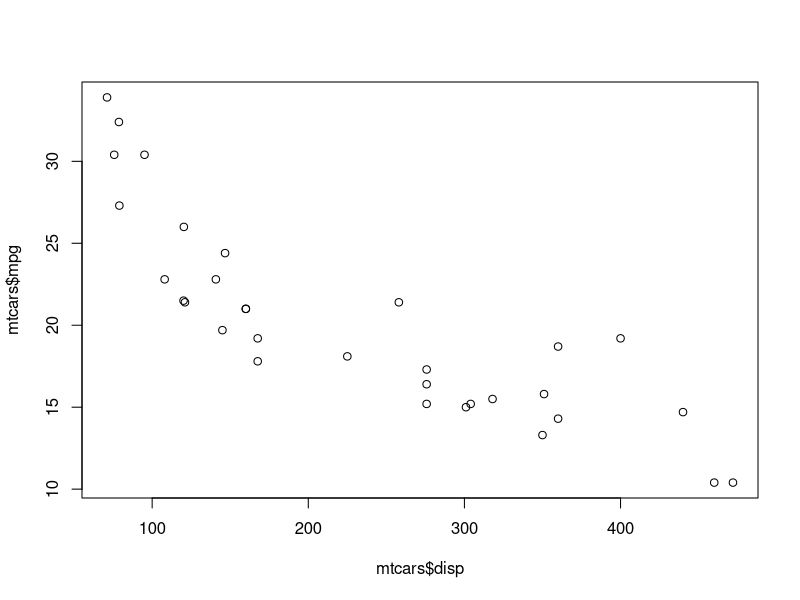

The R source for this figure:
## ---- chunk 1
options(htmltools.dir.version = FALSE)
knitr::opts_chunk$set(comment = "")
## ---- chunk 2
knitr::kable(
  mtcars[1:10, ], 
  caption = "A cars dataset"
)
## ---- chunk 3
str(mtcars)
## ---- chunk 4
plot(mtcars$disp,mtcars$mpg)
## ---- chunk 5
rnorm(5) # create 5 normal variates
